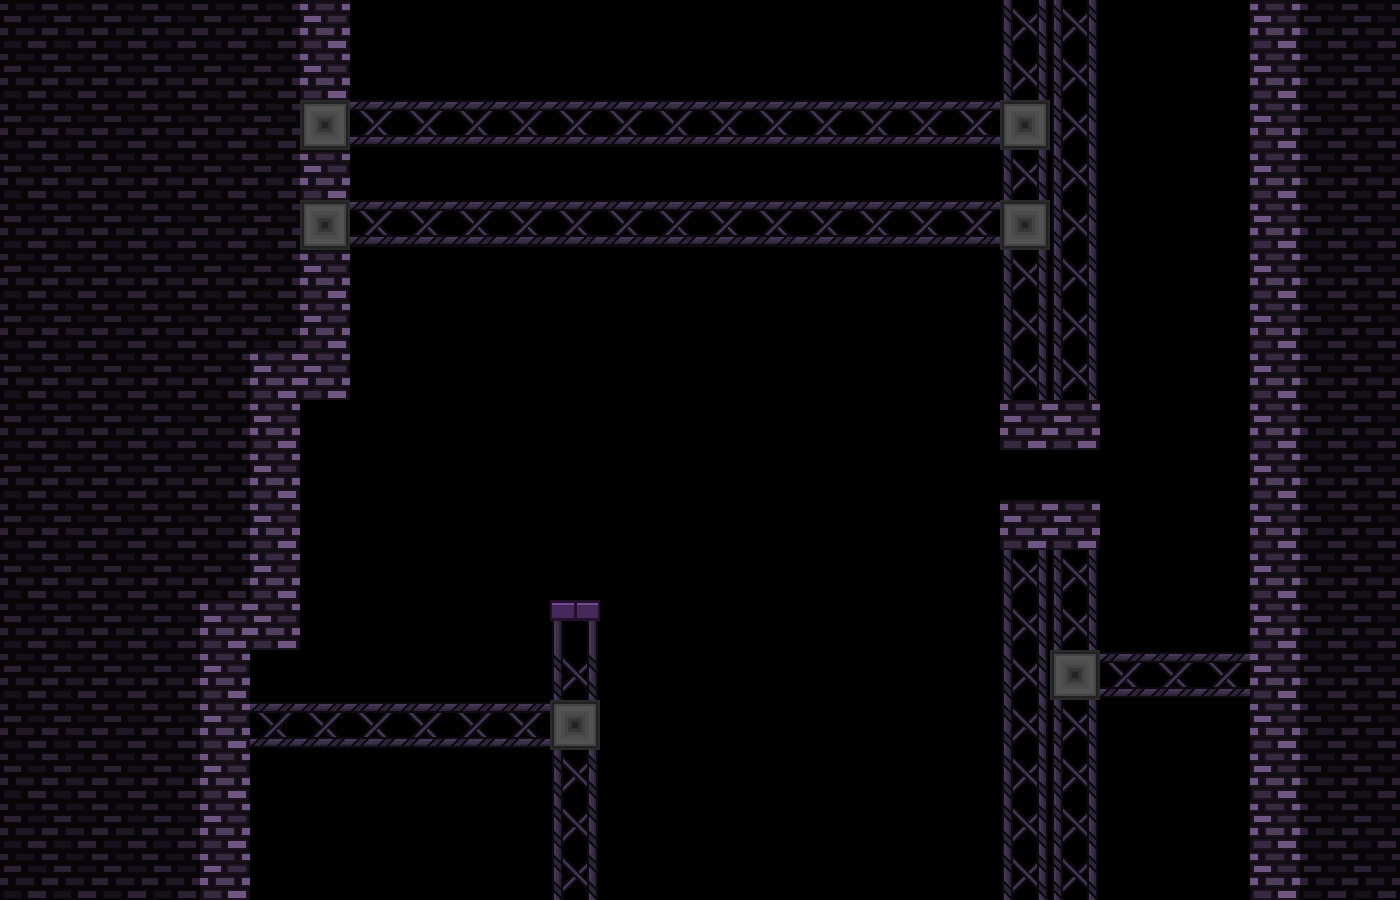

Below is a game level as drawn by its tile map, then a one-line description and the .tmx that defines it (tile-layer data replaced by summaries):
An orthogonal 28x18 tile map with 50x50 px tiles, 3 tile layers (tiles-deco, tiles-main, tiles-deco2), 5 tilesets and 44 objects (25x spike, 16x warp, 2x slab, trampoline).

<map version="1.10" tiledversion="1.11.2" orientation="orthogonal" renderorder="right-down" width="28" height="18" tilewidth="50" tileheight="50" infinite="0" nextlayerid="20" nextobjectid="110">
 <tileset firstgid="1" source="../chapter1/ch1-tiles.tsx" />
 <tileset firstgid="49" source="../../textures/transition-tiles.tsx" />
 <tileset firstgid="54" source="../../textures/spike.tsx" />
 <tileset firstgid="62" source="../../textures/slab.tsx" />
 <tileset firstgid="63" source="../../textures/trampoline.tsx" />
 <layer id="2" name="tiles-deco" width="28" height="18">
  <data>[504 cells, 169 non-empty, 6 distinct tile ids]</data>
 </layer>
 <layer id="1" name="tiles-main" width="28" height="18">
  <data>[504 cells, 72 non-empty, 4 distinct tile ids]</data>
 </layer>
 <layer id="3" name="tiles-deco2" width="28" height="18">
  <data>[504 cells, 0 non-empty, 0 distinct tile ids]</data>
 </layer>
 <objectgroup id="4" name="bg">
  <properties>
   <property name="bgName" value="bgMountainsDay" />
  </properties>
 </objectgroup>
 <objectgroup id="5" name="foregroundEffect">
  <properties>
   <property name="foregroundEffectType" value="sandstorm" />
  </properties>
 </objectgroup>
 <objectgroup id="6" name="music">
  <properties>
   <property name="songName" value="castle2" />
  </properties>
 </objectgroup>
 <objectgroup id="8" name="mapEffect">
  <properties>
   <property name="effectType" value="clouds" />
  </properties>
 </objectgroup>
 <objectgroup id="9" name="platform" />
 <objectgroup id="7" name="ScrollSettings">
  <properties>
   <property name="speed" value="1500" />
  </properties>
 </objectgroup>
 <objectgroup id="18" name="spike-normal">
  <object id="41" name="spike" gid="57" x="950" y="450" width="50" height="50">
   <properties>
    <property name="id" value="3" />
   </properties>
  </object>
  <object id="42" name="spike" gid="57" x="950" y="550" width="50" height="50">
   <properties>
    <property name="id" value="3" />
   </properties>
  </object>
  <object id="43" name="spike" gid="55" x="1100" y="450" width="50" height="50">
   <properties>
    <property name="id" value="1" />
   </properties>
  </object>
  <object id="47" name="spike" gid="60" x="250" y="850" width="50" height="50">
   <properties>
    <property name="id" value="6" />
   </properties>
  </object>
  <object id="48" name="spike" gid="60" x="300" y="850" width="50" height="50">
   <properties>
    <property name="id" value="6" />
   </properties>
  </object>
  <object id="49" name="spike" gid="60" x="350" y="850" width="50" height="50">
   <properties>
    <property name="id" value="6" />
   </properties>
  </object>
  <object id="50" name="spike" gid="60" x="400" y="850" width="50" height="50">
   <properties>
    <property name="id" value="6" />
   </properties>
  </object>
  <object id="51" name="spike" gid="60" x="400" y="850" width="50" height="50">
   <properties>
    <property name="id" value="6" />
   </properties>
  </object>
  <object id="52" name="spike" gid="60" x="450" y="850" width="50" height="50">
   <properties>
    <property name="id" value="6" />
   </properties>
  </object>
  <object id="53" name="spike" gid="60" x="500" y="850" width="50" height="50">
   <properties>
    <property name="id" value="6" />
   </properties>
  </object>
  <object id="54" name="spike" gid="60" x="550" y="850" width="50" height="50">
   <properties>
    <property name="id" value="6" />
   </properties>
  </object>
  <object id="55" name="spike" gid="60" x="600" y="850" width="50" height="50">
   <properties>
    <property name="id" value="6" />
   </properties>
  </object>
  <object id="56" name="spike" gid="60" x="650" y="850" width="50" height="50">
   <properties>
    <property name="id" value="6" />
   </properties>
  </object>
  <object id="57" name="spike" gid="60" x="750" y="850" width="50" height="50">
   <properties>
    <property name="id" value="6" />
   </properties>
  </object>
  <object id="58" name="spike" gid="60" x="800" y="850" width="50" height="50">
   <properties>
    <property name="id" value="6" />
   </properties>
  </object>
  <object id="59" name="spike" gid="60" x="700" y="850" width="50" height="50">
   <properties>
    <property name="id" value="6" />
   </properties>
  </object>
  <object id="60" name="spike" gid="60" x="950" y="850" width="50" height="50">
   <properties>
    <property name="id" value="6" />
   </properties>
  </object>
  <object id="61" name="spike" gid="60" x="850" y="850" width="50" height="50">
   <properties>
    <property name="id" value="6" />
   </properties>
  </object>
  <object id="63" name="spike" gid="60" x="900" y="850" width="50" height="50">
   <properties>
    <property name="id" value="6" />
   </properties>
  </object>
  <object id="64" name="spike" gid="60" x="1000" y="850" width="50" height="50">
   <properties>
    <property name="id" value="6" />
   </properties>
  </object>
  <object id="65" name="spike" gid="60" x="1100" y="850" width="50" height="50">
   <properties>
    <property name="id" value="6" />
   </properties>
  </object>
  <object id="66" name="spike" gid="60" x="1150" y="850" width="50" height="50">
   <properties>
    <property name="id" value="6" />
   </properties>
  </object>
  <object id="67" name="spike" gid="60" x="1000" y="850" width="50" height="50">
   <properties>
    <property name="id" value="6" />
   </properties>
  </object>
  <object id="68" name="spike" gid="60" x="1200" y="850" width="50" height="50">
   <properties>
    <property name="id" value="6" />
   </properties>
  </object>
  <object id="70" name="spike" gid="60" x="1050" y="850" width="50" height="50">
   <properties>
    <property name="id" value="6" />
   </properties>
  </object>
 </objectgroup>
 <objectgroup id="19" name="light" />
 <objectgroup id="10" name="falling" />
 <objectgroup id="11" name="laser" />
 <objectgroup id="12" name="doubleJump" />
 <objectgroup id="14" name="slab">
  <object id="38" name="slab" gid="62" x="1200" y="400" width="50" height="50" />
  <object id="39" name="slab" gid="62" x="1199" y="275" width="50" height="50" />
 </objectgroup>
 <objectgroup id="13" name="save" />
 <objectgroup id="16" name="trampoline">
  <object id="40" name="trampoline" gid="63" x="1199" y="225" width="50" height="50" />
 </objectgroup>
 <objectgroup id="17" name="trampoline-mini" />
 <objectgroup id="15" name="warps">
  <object id="91" name="warp" gid="49" x="350" y="50" width="50" height="50">
   <properties>
    <property name="direction" value="up" />
    <property name="target" value="map102" />
   </properties>
  </object>
  <object id="92" name="warp" gid="49" x="400" y="50" width="50" height="50">
   <properties>
    <property name="direction" value="up" />
    <property name="target" value="map102" />
   </properties>
  </object>
  <object id="94" name="warp" gid="49" x="450" y="50" width="50" height="50">
   <properties>
    <property name="direction" value="up" />
    <property name="target" value="map102" />
   </properties>
  </object>
  <object id="95" name="warp" gid="49" x="500" y="50" width="50" height="50">
   <properties>
    <property name="direction" value="up" />
    <property name="target" value="map102" />
   </properties>
  </object>
  <object id="96" name="warp" gid="49" x="550" y="50" width="50" height="50">
   <properties>
    <property name="direction" value="up" />
    <property name="target" value="map102" />
   </properties>
  </object>
  <object id="97" name="warp" gid="49" x="600" y="50" width="50" height="50">
   <properties>
    <property name="direction" value="up" />
    <property name="target" value="map102" />
   </properties>
  </object>
  <object id="98" name="warp" gid="49" x="650" y="50" width="50" height="50">
   <properties>
    <property name="direction" value="up" />
    <property name="target" value="map102" />
   </properties>
  </object>
  </objectgroup>
</map>
<!-- 9 of 44 objects omitted -->
